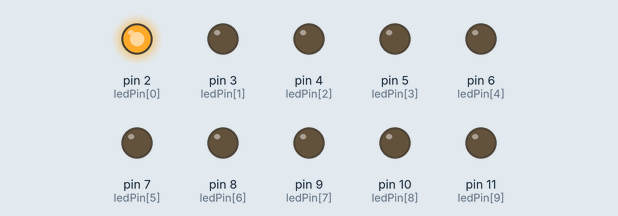
Simulated run of this sketch. Board: Arduino Uno, built with avr-gcc and run on an emulated ATmega328P. Shown: output pins drawn as LEDs (lit = HIGH).

Above: at 0.1 s.
At 2.6 s:
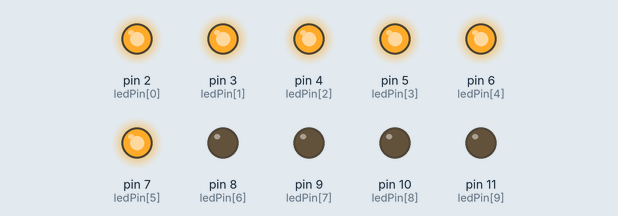
At 5.1 s:
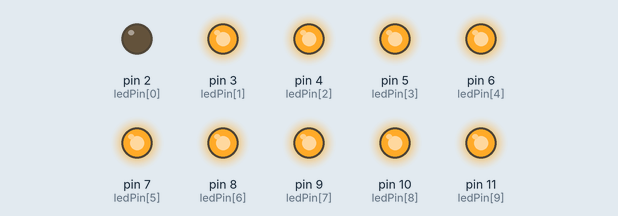
At 10.1 s:
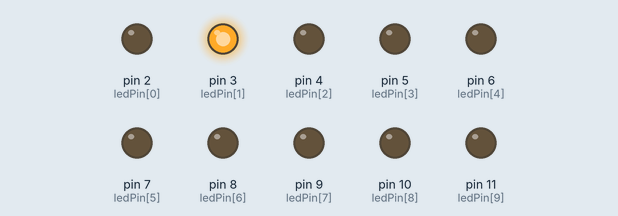
At 19.6 s:
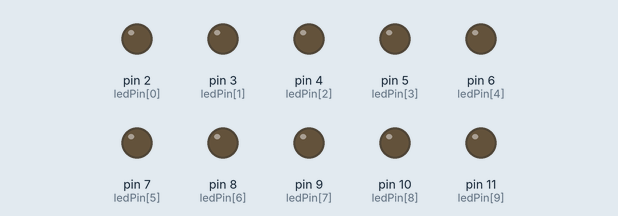
At 39.75 s:
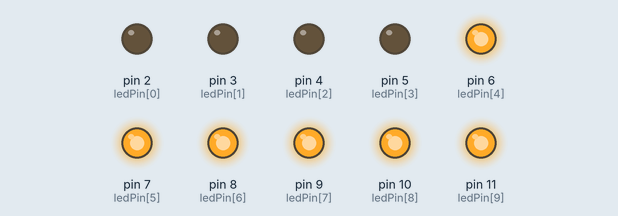
Timing chart, 0 to 40.0 s (numbered marks = the images above):
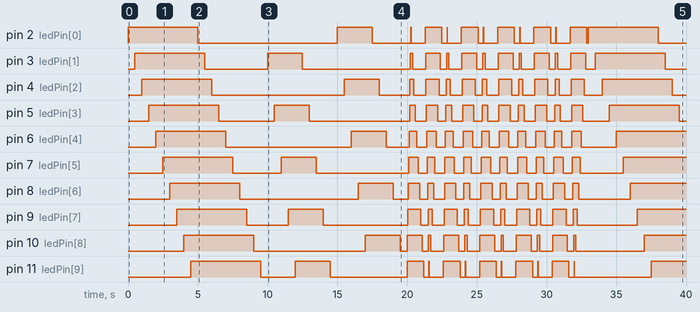

The sketch:

10led.ino
```cpp
byte ledPin[] = {2,3,4,5,6,7,8,9,10,11}; // Mảng lưu vị trí các chân Digital mà các đèn LED sử dụng theo thứ tự từ 1->8. Bạn có thể thêm các LED bằng cách thêm các chân digital vào mảng này
byte ledPin2[] = {3,5,7,9,11};
byte ledPin1[] = {2,4,6,8,10};
byte pinCount; // Khai báo biến pinCount dùng cho việc lưu tổng số chân LED
byte pinCount1;
byte pinCount2;

void setup() {
  pinCount = sizeof(ledPin);  //Xem thêm thông tin về hàm sizeof tại http://arduino.vn/reference/sizeof
  pinCount2 = sizeof(ledPin2);
  pinCount1 = sizeof(ledPin1);
  for (int i=0;i<pinCount;i++) {
    pinMode(ledPin[i],OUTPUT);  //Các chân LED là OUTPUT
    digitalWrite(ledPin[i],LOW); //Mặc định các đèn LED sẽ tắt
  }
}
void loop() {
  /*
    Bật tuần tự các đèn LED
  */
  for (int i=0; i < pinCount; i++) {
    digitalWrite(ledPin[i],HIGH); //Bật đèn
    delay(500); // Dừng để các đèn LED sáng dần
  }
  /*
    Tắt tuần tự các đèn LED
  */
  for (int i = 0;i < pinCount; i += 1) {
    digitalWrite(ledPin[i],LOW); // Tắt đèn
    delay(500); // Dừng để các đèn LED tắt dần
  }

            // CHẴN //
  for (int i=0; i < pinCount2; i++){
    digitalWrite (ledPin2[i], HIGH);
    delay(500);
  }
  for (int i=0; i < pinCount2; i++){
    digitalWrite (ledPin2[i], LOW);
    delay(500);
  }

            // LẺ //
  for (int i=0; i < pinCount1; i++){
    digitalWrite (ledPin1[i], HIGH);
    delay(500);
  }
  for (int i=0; i < pinCount1; i++){
    digitalWrite (ledPin1[i], LOW);
    delay(500);
  }

            // Speed UP//
  for (int y=0; y < 5; y++){
    for (int i=pinCount-1; i >= 0; i--){
      digitalWrite (ledPin[i], HIGH);
      delay(30);
    }
    for (int i=0; i < pinCount; i++){
      digitalWrite (ledPin[i], LOW);
      delay(100);
    }

    for (int i=0; i < pinCount; i++){
      digitalWrite (ledPin[i], HIGH);
      delay(30);
    }
    for (int i=pinCount-1; i >= 0; i--){
      digitalWrite (ledPin[i], LOW);
      delay(100);
    }

  }
}
```

Measured:
- by itself, pin 2 (ledPin[0]): LOW → HIGH at 0.00 s, → LOW 5.0 s later, → HIGH 10.0 s later, → LOW 2.5 s later, … (26 changes in this stretch)
- by itself, pin 3 (ledPin[1]): LOW → HIGH at 0.50 s, → LOW 5.0 s later, → HIGH 4.5 s later, → LOW 2.5 s later, … (26 changes in this stretch)
- by itself, pin 4 (ledPin[2]): LOW → HIGH at 1.0 s, → LOW 5.0 s later, → HIGH 9.5 s later, → LOW 2.5 s later, … (26 changes in this stretch)
- by itself, pin 5 (ledPin[3]): LOW → HIGH at 1.5 s, → LOW 5.0 s later, → HIGH 4.0 s later, → LOW 2.5 s later, … (26 changes in this stretch)
- by itself, pin 6 (ledPin[4]): LOW → HIGH at 2.0 s, → LOW 5.0 s later, → HIGH 9.0 s later, → LOW 2.5 s later, … (25 changes in this stretch)
- by itself, pin 7 (ledPin[5]): LOW → HIGH at 2.5 s, → LOW 5.0 s later, → HIGH 3.5 s later, → LOW 2.5 s later, … (25 changes in this stretch)
- by itself, pin 8 (ledPin[6]): LOW → HIGH at 3.0 s, → LOW 5.0 s later, → HIGH 8.5 s later, → LOW 2.5 s later, … (25 changes in this stretch)
- by itself, pin 9 (ledPin[7]): LOW → HIGH at 3.5 s, → LOW 5.0 s later, → HIGH 3.0 s later, → LOW 2.5 s later, … (25 changes in this stretch)
